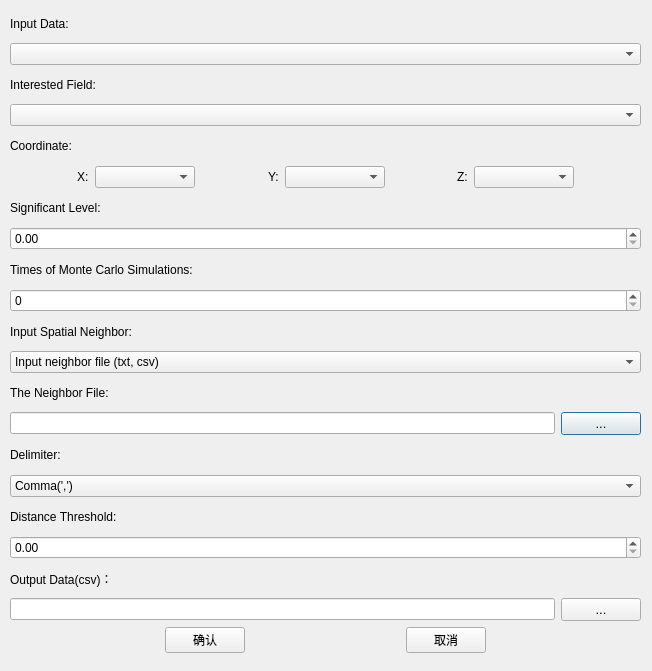
<?xml version="1.0" encoding="UTF-8"?>
<ui version="4.0">
 <class>HTMSCANServiceDialog</class>
 <widget class="QDialog" name="HTMSCANServiceDialog">
  <property name="geometry">
   <rect>
    <x>0</x>
    <y>0</y>
    <width>652</width>
    <height>671</height>
   </rect>
  </property>
  <property name="windowTitle">
   <string>HTMSCAN</string>
  </property>
  <widget class="QWidget" name="verticalLayoutWidget">
   <property name="geometry">
    <rect>
     <x>10</x>
     <y>10</y>
     <width>631</width>
     <height>643</height>
    </rect>
   </property>
   <layout class="QVBoxLayout" name="verticalLayout">
    <item>
     <widget class="QLabel" name="label">
      <property name="text">
       <string>Input Data:</string>
      </property>
     </widget>
    </item>
    <item>
     <widget class="QComboBox" name="cmbObPath"/>
    </item>
    <item>
     <widget class="QLabel" name="label_12">
      <property name="text">
       <string>Interested Field:</string>
      </property>
     </widget>
    </item>
    <item>
     <widget class="QComboBox" name="cmbObVal">
      <property name="enabled">
       <bool>true</bool>
      </property>
     </widget>
    </item>
    <item>
     <widget class="QLabel" name="label_4">
      <property name="text">
       <string>Coordinate:</string>
      </property>
     </widget>
    </item>
    <item>
     <layout class="QHBoxLayout" name="horizontalLayout">
      <item>
       <spacer name="horizontalSpacer">
        <property name="orientation">
         <enum>Qt::Horizontal</enum>
        </property>
        <property name="sizeHint" stdset="0">
         <size>
          <width>10</width>
          <height>20</height>
         </size>
        </property>
       </spacer>
      </item>
      <item>
       <widget class="QLabel" name="label_5">
        <property name="text">
         <string>X:</string>
        </property>
       </widget>
      </item>
      <item>
       <widget class="QComboBox" name="cmb_x">
        <property name="minimumSize">
         <size>
          <width>100</width>
          <height>0</height>
         </size>
        </property>
        <property name="editable">
         <bool>false</bool>
        </property>
       </widget>
      </item>
      <item>
       <spacer name="horizontalSpacer_3">
        <property name="orientation">
         <enum>Qt::Horizontal</enum>
        </property>
        <property name="sizeHint" stdset="0">
         <size>
          <width>40</width>
          <height>20</height>
         </size>
        </property>
       </spacer>
      </item>
      <item>
       <widget class="QLabel" name="label_10">
        <property name="enabled">
         <bool>true</bool>
        </property>
        <property name="text">
         <string>Y:</string>
        </property>
       </widget>
      </item>
      <item>
       <widget class="QComboBox" name="cmb_y">
        <property name="minimumSize">
         <size>
          <width>100</width>
          <height>0</height>
         </size>
        </property>
        <property name="editable">
         <bool>false</bool>
        </property>
       </widget>
      </item>
      <item>
       <spacer name="horizontalSpacer_4">
        <property name="orientation">
         <enum>Qt::Horizontal</enum>
        </property>
        <property name="sizeHint" stdset="0">
         <size>
          <width>40</width>
          <height>20</height>
         </size>
        </property>
       </spacer>
      </item>
      <item>
       <widget class="QLabel" name="label_11">
        <property name="text">
         <string>Z:</string>
        </property>
       </widget>
      </item>
      <item>
       <widget class="QComboBox" name="cmb_z">
        <property name="minimumSize">
         <size>
          <width>100</width>
          <height>0</height>
         </size>
        </property>
        <property name="editable">
         <bool>false</bool>
        </property>
       </widget>
      </item>
      <item>
       <spacer name="horizontalSpacer_2">
        <property name="orientation">
         <enum>Qt::Horizontal</enum>
        </property>
        <property name="sizeHint" stdset="0">
         <size>
          <width>40</width>
          <height>20</height>
         </size>
        </property>
       </spacer>
      </item>
     </layout>
    </item>
    <item>
     <widget class="QLabel" name="label_2">
      <property name="text">
       <string>Significant Level:</string>
      </property>
     </widget>
    </item>
    <item>
     <widget class="QDoubleSpinBox" name="dsb_sig">
      <property name="singleStep">
       <double>0.050000000000000</double>
      </property>
     </widget>
    </item>
    <item>
     <widget class="QLabel" name="label_7">
      <property name="text">
       <string>Times of Monte Carlo Simulations:</string>
      </property>
     </widget>
    </item>
    <item>
     <widget class="QSpinBox" name="sb_mon">
      <property name="maximum">
       <number>999999999</number>
      </property>
     </widget>
    </item>
    <item>
     <widget class="QLabel" name="label_3">
      <property name="text">
       <string>Input Spatial Neighbor:</string>
      </property>
     </widget>
    </item>
    <item>
     <widget class="QComboBox" name="cmb_choose">
      <item>
       <property name="text">
        <string>Input neighbor file (txt, csv)</string>
       </property>
      </item>
      <item>
       <property name="text">
        <string>No neighbor file, neighbors calculated using the distance threshold</string>
       </property>
      </item>
     </widget>
    </item>
    <item>
     <widget class="QLabel" name="label_n">
      <property name="text">
       <string>The Neighbor File:</string>
      </property>
     </widget>
    </item>
    <item>
     <layout class="QHBoxLayout" name="PathNei">
      <item>
       <widget class="QLineEdit" name="lineNeiPath"/>
      </item>
      <item>
       <widget class="QPushButton" name="btnBrowseNei">
        <property name="font">
         <font>
          <pointsize>10</pointsize>
          <weight>50</weight>
          <bold>false</bold>
         </font>
        </property>
        <property name="text">
         <string>...</string>
        </property>
       </widget>
      </item>
     </layout>
    </item>
    <item>
     <widget class="QLabel" name="label_s">
      <property name="text">
       <string>Delimiter:</string>
      </property>
     </widget>
    </item>
    <item>
     <widget class="QComboBox" name="cmb_s">
      <item>
       <property name="text">
        <string>Comma(',')</string>
       </property>
      </item>
      <item>
       <property name="text">
        <string>Space(' ')</string>
       </property>
      </item>
      <item>
       <property name="text">
        <string>Tabs('/t')</string>
       </property>
      </item>
      <item>
       <property name="text">
        <string>Semicolon(';')</string>
       </property>
      </item>
     </widget>
    </item>
    <item>
     <widget class="QLabel" name="label_l">
      <property name="text">
       <string>Distance Threshold:</string>
      </property>
     </widget>
    </item>
    <item>
     <widget class="QDoubleSpinBox" name="dsb_l">
      <property name="maximum">
       <double>999999999.990000009536743</double>
      </property>
     </widget>
    </item>
    <item>
     <widget class="QLabel" name="label_6">
      <property name="text">
       <string>Output Data(csv)：</string>
      </property>
     </widget>
    </item>
    <item>
     <layout class="QHBoxLayout" name="horizontalLayout_3">
      <item>
       <widget class="QLineEdit" name="lineOutputPath"/>
      </item>
      <item>
       <widget class="QPushButton" name="btnBrowseOutput">
        <property name="font">
         <font>
          <pointsize>10</pointsize>
          <weight>50</weight>
          <bold>false</bold>
         </font>
        </property>
        <property name="text">
         <string>...</string>
        </property>
       </widget>
      </item>
     </layout>
    </item>
    <item>
     <layout class="QHBoxLayout" name="horizontalLayout_4">
      <item>
       <spacer name="horizontalSpacer_10">
        <property name="orientation">
         <enum>Qt::Horizontal</enum>
        </property>
        <property name="sizeHint" stdset="0">
         <size>
          <width>40</width>
          <height>20</height>
         </size>
        </property>
       </spacer>
      </item>
      <item>
       <widget class="QPushButton" name="btnComfirm">
        <property name="text">
         <string>确认</string>
        </property>
       </widget>
      </item>
      <item>
       <spacer name="horizontalSpacer_9">
        <property name="orientation">
         <enum>Qt::Horizontal</enum>
        </property>
        <property name="sizeHint" stdset="0">
         <size>
          <width>40</width>
          <height>20</height>
         </size>
        </property>
       </spacer>
      </item>
      <item>
       <widget class="QPushButton" name="btnCancel">
        <property name="text">
         <string>取消</string>
        </property>
       </widget>
      </item>
      <item>
       <spacer name="horizontalSpacer_11">
        <property name="orientation">
         <enum>Qt::Horizontal</enum>
        </property>
        <property name="sizeHint" stdset="0">
         <size>
          <width>40</width>
          <height>20</height>
         </size>
        </property>
       </spacer>
      </item>
     </layout>
    </item>
   </layout>
  </widget>
 </widget>
 <resources/>
 <connections/>
</ui>
